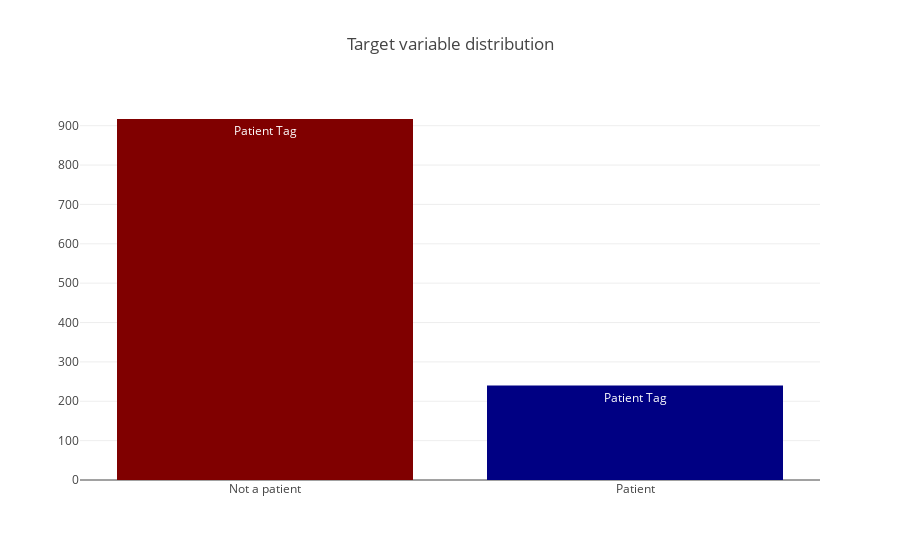

Notebook cell for this chart:
### Markdown cell above
# Summary statistics of the training set

Here I will use the Plotly plot to display the number of patients in the dataset. In short, how many patients are there and how many are not.

### Code cell
z = {0: 'Not a patient', 1: 'Patient'}

data = [go.Bar(
            x = train.Patient_Tag.map(z).unique(),
            y = train.Patient_Tag.value_counts().values,
            marker= dict(colorscale='Jet',
                         color = train.Patient_Tag.value_counts().values
                        ),
            text='Patient Tag'
    )]

layout = go.Layout(
    title='Target variable distribution'
)

fig = go.Figure(data=data, layout=layout)

py.iplot(fig, filename='basic-bar')

### Figure 1 — Plotly figure (JSON) as saved in the notebook; plotly's stock layout.template omitted (floating-point values rounded to 4 significant figures)
{"data": [{"marker": {"color": [917, 240], "colorscale": "Jet"}, "text": "Patient Tag", "type": "bar", "uid": "f2afd06e-1daa-11e9-8b95-bc855633ffd2", "x": ["Not a patient", "Patient"], "y": [917, 240]}], "layout": {"title": "Target variable distribution"}}
